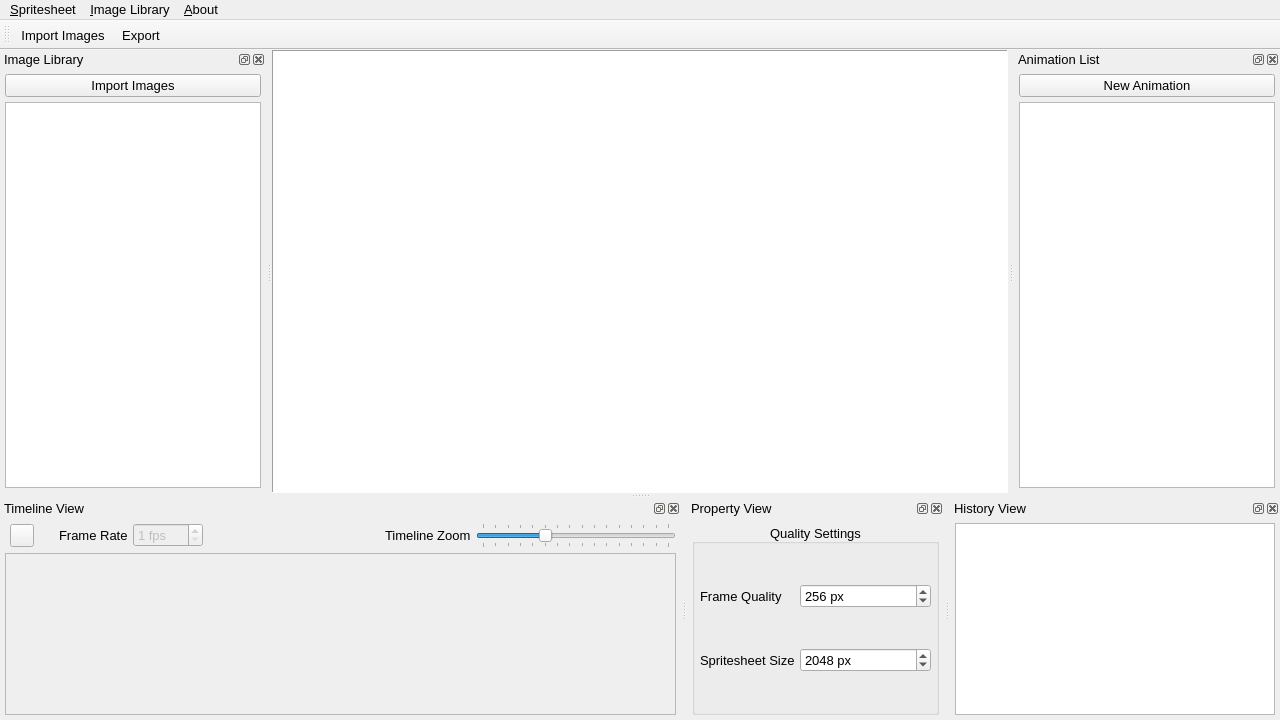
<?xml version="1.0" encoding="UTF-8"?>
<ui version="4.0">
 <class>MainWindow</class>
 <widget class="QMainWindow" name="MainWindow">
  <property name="geometry">
   <rect>
    <x>0</x>
    <y>0</y>
    <width>1280</width>
    <height>720</height>
   </rect>
  </property>
  <property name="font">
   <font>
    <family>Segoe UI</family>
    <pointsize>10</pointsize>
    <weight>50</weight>
    <bold>false</bold>
   </font>
  </property>
  <property name="windowTitle">
   <string> [*] - SR Spritesheet Manager v2020.07.1</string>
  </property>
  <property name="windowIcon">
   <iconset resource="../Resources/ResourceFile.qrc">
    <normaloff>:/Res/Images/icon.png</normaloff>:/Res/Images/icon.png</iconset>
  </property>
  <property name="dockNestingEnabled">
   <bool>true</bool>
  </property>
  <property name="dockOptions">
   <set>QMainWindow::AllowNestedDocks|QMainWindow::AllowTabbedDocks|QMainWindow::AnimatedDocks|QMainWindow::GroupedDragging</set>
  </property>
  <property name="unifiedTitleAndToolBarOnMac">
   <bool>true</bool>
  </property>
  <widget class="QWidget" name="centralWidget">
   <layout class="QGridLayout" name="gridLayout">
    <property name="leftMargin">
     <number>0</number>
    </property>
    <property name="topMargin">
     <number>0</number>
    </property>
    <property name="rightMargin">
     <number>0</number>
    </property>
    <property name="bottomMargin">
     <number>0</number>
    </property>
    <property name="spacing">
     <number>0</number>
    </property>
    <item row="1" column="0">
     <widget class="AnimationPreview" name="m_GfxPreview">
      <property name="frameShape">
       <enum>QFrame::Panel</enum>
      </property>
      <property name="frameShadow">
       <enum>QFrame::Sunken</enum>
      </property>
      <property name="lineWidth">
       <number>1</number>
      </property>
      <property name="midLineWidth">
       <number>1</number>
      </property>
      <property name="verticalScrollBarPolicy">
       <enum>Qt::ScrollBarAlwaysOff</enum>
      </property>
      <property name="horizontalScrollBarPolicy">
       <enum>Qt::ScrollBarAlwaysOff</enum>
      </property>
      <property name="sizeAdjustPolicy">
       <enum>QAbstractScrollArea::AdjustToContentsOnFirstShow</enum>
      </property>
      <property name="viewportUpdateMode">
       <enum>QGraphicsView::FullViewportUpdate</enum>
      </property>
     </widget>
    </item>
   </layout>
  </widget>
  <widget class="QDockWidget" name="m_DockImageLibraryView">
   <property name="features">
    <set>QDockWidget::AllDockWidgetFeatures</set>
   </property>
   <property name="windowTitle">
    <string>Image Library</string>
   </property>
   <attribute name="dockWidgetArea">
    <number>1</number>
   </attribute>
   <widget class="QWidget" name="dockWidgetContents">
    <layout class="QGridLayout" name="gridLayout_2">
     <property name="leftMargin">
      <number>5</number>
     </property>
     <property name="topMargin">
      <number>5</number>
     </property>
     <property name="rightMargin">
      <number>5</number>
     </property>
     <property name="bottomMargin">
      <number>5</number>
     </property>
     <property name="spacing">
      <number>5</number>
     </property>
     <item row="1" column="0">
      <widget class="ImageLibrary" name="m_ImageLibrary">
       <property name="contextMenuPolicy">
        <enum>Qt::CustomContextMenu</enum>
       </property>
       <property name="frameShadow">
        <enum>QFrame::Plain</enum>
       </property>
       <property name="lineWidth">
        <number>2</number>
       </property>
       <property name="dragEnabled">
        <bool>true</bool>
       </property>
       <property name="dragDropOverwriteMode">
        <bool>false</bool>
       </property>
       <property name="dragDropMode">
        <enum>QAbstractItemView::InternalMove</enum>
       </property>
       <property name="defaultDropAction">
        <enum>Qt::TargetMoveAction</enum>
       </property>
       <property name="alternatingRowColors">
        <bool>true</bool>
       </property>
       <property name="selectionMode">
        <enum>QAbstractItemView::ExtendedSelection</enum>
       </property>
       <property name="uniformRowHeights">
        <bool>true</bool>
       </property>
       <property name="animated">
        <bool>true</bool>
       </property>
       <property name="headerHidden">
        <bool>true</bool>
       </property>
       <column>
        <property name="text">
         <string>Images</string>
        </property>
       </column>
      </widget>
     </item>
     <item row="0" column="0">
      <widget class="QPushButton" name="m_BtnImportImages">
       <property name="text">
        <string>Import Images</string>
       </property>
      </widget>
     </item>
    </layout>
   </widget>
  </widget>
  <widget class="QDockWidget" name="m_AnimationListDock">
   <property name="features">
    <set>QDockWidget::AllDockWidgetFeatures</set>
   </property>
   <property name="windowTitle">
    <string>Animation List</string>
   </property>
   <attribute name="dockWidgetArea">
    <number>2</number>
   </attribute>
   <widget class="QWidget" name="dockWidgetContents_3">
    <layout class="QGridLayout" name="gridLayout_4">
     <property name="leftMargin">
      <number>5</number>
     </property>
     <property name="topMargin">
      <number>5</number>
     </property>
     <property name="rightMargin">
      <number>5</number>
     </property>
     <property name="bottomMargin">
      <number>5</number>
     </property>
     <property name="spacing">
      <number>5</number>
     </property>
     <item row="1" column="0">
      <widget class="QListView" name="m_AnimationList">
       <property name="contextMenuPolicy">
        <enum>Qt::CustomContextMenu</enum>
       </property>
       <property name="editTriggers">
        <set>QAbstractItemView::NoEditTriggers</set>
       </property>
       <property name="dragDropMode">
        <enum>QAbstractItemView::NoDragDrop</enum>
       </property>
       <property name="defaultDropAction">
        <enum>Qt::IgnoreAction</enum>
       </property>
       <property name="alternatingRowColors">
        <bool>false</bool>
       </property>
       <property name="selectionBehavior">
        <enum>QAbstractItemView::SelectRows</enum>
       </property>
       <property name="resizeMode">
        <enum>QListView::Adjust</enum>
       </property>
       <property name="uniformItemSizes">
        <bool>false</bool>
       </property>
       <property name="selectionRectVisible">
        <bool>false</bool>
       </property>
      </widget>
     </item>
     <item row="0" column="0">
      <widget class="QPushButton" name="m_BtnAddAnimation">
       <property name="text">
        <string>New Animation</string>
       </property>
      </widget>
     </item>
    </layout>
   </widget>
  </widget>
  <widget class="QMenuBar" name="menuBar">
   <property name="geometry">
    <rect>
     <x>0</x>
     <y>0</y>
     <width>1280</width>
     <height>23</height>
    </rect>
   </property>
   <property name="font">
    <font>
     <family>Segoe UI</family>
     <pointsize>10</pointsize>
     <weight>50</weight>
     <italic>false</italic>
     <bold>false</bold>
     <underline>false</underline>
    </font>
   </property>
   <widget class="QMenu" name="menuImageLibrary">
    <property name="title">
     <string>&amp;Image Library</string>
    </property>
    <addaction name="m_ActionImageLibraryNewFolder"/>
    <addaction name="m_ActionImportImages"/>
   </widget>
   <widget class="QMenu" name="menuProject">
    <property name="title">
     <string>&amp;Spritesheet</string>
    </property>
    <property name="separatorsCollapsible">
     <bool>true</bool>
    </property>
    <property name="toolTipsVisible">
     <bool>false</bool>
    </property>
    <addaction name="m_ActionNewAnimation"/>
    <addaction name="m_ActionProjectRename"/>
    <addaction name="separator"/>
    <addaction name="separator"/>
    <addaction name="m_ActionProjectSave"/>
    <addaction name="m_ActionExportSpritesheet"/>
   </widget>
   <widget class="QMenu" name="menuAbout">
    <property name="title">
     <string>&amp;About</string>
    </property>
    <property name="toolTipsVisible">
     <bool>true</bool>
    </property>
    <addaction name="m_ActionShowWelcomeScreen"/>
    <addaction name="m_ActionAboutQt"/>
   </widget>
   <addaction name="menuProject"/>
   <addaction name="menuImageLibrary"/>
   <addaction name="menuAbout"/>
  </widget>
  <widget class="QDockWidget" name="m_DockTimelineView">
   <property name="sizePolicy">
    <sizepolicy hsizetype="MinimumExpanding" vsizetype="MinimumExpanding">
     <horstretch>0</horstretch>
     <verstretch>0</verstretch>
    </sizepolicy>
   </property>
   <property name="acceptDrops">
    <bool>true</bool>
   </property>
   <property name="features">
    <set>QDockWidget::AllDockWidgetFeatures</set>
   </property>
   <property name="windowTitle">
    <string>Timeline View</string>
   </property>
   <attribute name="dockWidgetArea">
    <number>8</number>
   </attribute>
   <widget class="QWidget" name="dockWidgetContents_5">
    <layout class="QGridLayout" name="gridLayout_8">
     <property name="leftMargin">
      <number>0</number>
     </property>
     <property name="topMargin">
      <number>0</number>
     </property>
     <property name="rightMargin">
      <number>0</number>
     </property>
     <property name="bottomMargin">
      <number>0</number>
     </property>
     <property name="spacing">
      <number>0</number>
     </property>
     <item row="0" column="0">
      <widget class="QSplitter" name="splitter">
       <property name="orientation">
        <enum>Qt::Horizontal</enum>
       </property>
       <widget class="QWidget" name="m_HolderTimeline" native="true">
        <layout class="QGridLayout" name="gridLayout_6">
         <property name="leftMargin">
          <number>5</number>
         </property>
         <property name="topMargin">
          <number>5</number>
         </property>
         <property name="rightMargin">
          <number>5</number>
         </property>
         <property name="bottomMargin">
          <number>5</number>
         </property>
         <property name="spacing">
          <number>5</number>
         </property>
         <item row="0" column="1">
          <widget class="QToolButton" name="m_TimelinePlayButton">
           <property name="text">
            <string/>
           </property>
          </widget>
         </item>
         <item row="0" column="3">
          <widget class="QLabel" name="label_3">
           <property name="text">
            <string>Frame Rate</string>
           </property>
          </widget>
         </item>
         <item row="1" column="0" colspan="8">
          <widget class="QScrollArea" name="m_Timeline">
           <property name="verticalScrollBarPolicy">
            <enum>Qt::ScrollBarAlwaysOff</enum>
           </property>
           <property name="horizontalScrollBarPolicy">
            <enum>Qt::ScrollBarAsNeeded</enum>
           </property>
           <property name="sizeAdjustPolicy">
            <enum>QAbstractScrollArea::AdjustToContents</enum>
           </property>
           <property name="widgetResizable">
            <bool>true</bool>
           </property>
           <property name="alignment">
            <set>Qt::AlignCenter</set>
           </property>
           <widget class="Timeline" name="m_TimelineFrames">
            <property name="geometry">
             <rect>
              <x>0</x>
              <y>0</y>
              <width>675</width>
              <height>159</height>
             </rect>
            </property>
            <property name="sizePolicy">
             <sizepolicy hsizetype="Preferred" vsizetype="Expanding">
              <horstretch>0</horstretch>
              <verstretch>0</verstretch>
             </sizepolicy>
            </property>
           </widget>
          </widget>
         </item>
         <item row="0" column="4">
          <widget class="QSpinBox" name="m_TimelineFpsSpinbox">
           <property name="enabled">
            <bool>false</bool>
           </property>
           <property name="suffix">
            <string> fps</string>
           </property>
           <property name="minimum">
            <number>1</number>
           </property>
           <property name="maximum">
            <number>240</number>
           </property>
          </widget>
         </item>
         <item row="0" column="2">
          <spacer name="horizontalSpacer">
           <property name="orientation">
            <enum>Qt::Horizontal</enum>
           </property>
           <property name="sizeType">
            <enum>QSizePolicy::Fixed</enum>
           </property>
           <property name="sizeHint" stdset="0">
            <size>
             <width>15</width>
             <height>20</height>
            </size>
           </property>
          </spacer>
         </item>
         <item row="0" column="5">
          <spacer name="horizontalSpacer_2">
           <property name="orientation">
            <enum>Qt::Horizontal</enum>
           </property>
           <property name="sizeHint" stdset="0">
            <size>
             <width>40</width>
             <height>20</height>
            </size>
           </property>
          </spacer>
         </item>
         <item row="0" column="7">
          <widget class="QSlider" name="m_TimelineFrameSizeSlider">
           <property name="sizePolicy">
            <sizepolicy hsizetype="Preferred" vsizetype="Fixed">
             <horstretch>0</horstretch>
             <verstretch>0</verstretch>
            </sizepolicy>
           </property>
           <property name="minimumSize">
            <size>
             <width>200</width>
             <height>0</height>
            </size>
           </property>
           <property name="minimum">
            <number>50</number>
           </property>
           <property name="maximum">
            <number>200</number>
           </property>
           <property name="value">
            <number>100</number>
           </property>
           <property name="orientation">
            <enum>Qt::Horizontal</enum>
           </property>
           <property name="invertedAppearance">
            <bool>false</bool>
           </property>
           <property name="tickPosition">
            <enum>QSlider::TicksBothSides</enum>
           </property>
           <property name="tickInterval">
            <number>10</number>
           </property>
          </widget>
         </item>
         <item row="0" column="6">
          <widget class="QLabel" name="label_2">
           <property name="text">
            <string>Timeline Zoom</string>
           </property>
          </widget>
         </item>
        </layout>
       </widget>
      </widget>
     </item>
    </layout>
   </widget>
  </widget>
  <widget class="QDockWidget" name="m_DockPropertyView">
   <property name="enabled">
    <bool>true</bool>
   </property>
   <property name="sizePolicy">
    <sizepolicy hsizetype="Minimum" vsizetype="Minimum">
     <horstretch>0</horstretch>
     <verstretch>0</verstretch>
    </sizepolicy>
   </property>
   <property name="features">
    <set>QDockWidget::AllDockWidgetFeatures</set>
   </property>
   <property name="windowTitle">
    <string>Property View</string>
   </property>
   <attribute name="dockWidgetArea">
    <number>8</number>
   </attribute>
   <widget class="QWidget" name="dockWidgetContents_2">
    <property name="sizePolicy">
     <sizepolicy hsizetype="Minimum" vsizetype="Minimum">
      <horstretch>0</horstretch>
      <verstretch>0</verstretch>
     </sizepolicy>
    </property>
    <layout class="QGridLayout" name="gridLayout_3">
     <property name="leftMargin">
      <number>5</number>
     </property>
     <property name="topMargin">
      <number>5</number>
     </property>
     <property name="rightMargin">
      <number>5</number>
     </property>
     <property name="bottomMargin">
      <number>5</number>
     </property>
     <property name="spacing">
      <number>5</number>
     </property>
     <item row="0" column="0">
      <widget class="QGroupBox" name="m_SpritesheetSettings">
       <property name="sizePolicy">
        <sizepolicy hsizetype="Minimum" vsizetype="Minimum">
         <horstretch>0</horstretch>
         <verstretch>0</verstretch>
        </sizepolicy>
       </property>
       <property name="title">
        <string>Quality Settings</string>
       </property>
       <property name="alignment">
        <set>Qt::AlignBottom|Qt::AlignHCenter</set>
       </property>
       <property name="flat">
        <bool>false</bool>
       </property>
       <property name="checkable">
        <bool>false</bool>
       </property>
       <layout class="QGridLayout" name="gridLayout_7">
        <property name="leftMargin">
         <number>5</number>
        </property>
        <property name="topMargin">
         <number>5</number>
        </property>
        <property name="rightMargin">
         <number>5</number>
        </property>
        <property name="bottomMargin">
         <number>5</number>
        </property>
        <property name="spacing">
         <number>5</number>
        </property>
        <item row="1" column="0">
         <widget class="QLabel" name="m_ImageSizeLabel">
          <property name="text">
           <string>Spritesheet Size</string>
          </property>
         </widget>
        </item>
        <item row="1" column="1">
         <widget class="QSpinBox" name="m_QualitySpritesheetSize">
          <property name="sizePolicy">
           <sizepolicy hsizetype="Expanding" vsizetype="Fixed">
            <horstretch>0</horstretch>
            <verstretch>0</verstretch>
           </sizepolicy>
          </property>
          <property name="suffix">
           <string> px</string>
          </property>
          <property name="minimum">
           <number>512</number>
          </property>
          <property name="maximum">
           <number>16384</number>
          </property>
          <property name="singleStep">
           <number>512</number>
          </property>
          <property name="stepType">
           <enum>QAbstractSpinBox::DefaultStepType</enum>
          </property>
          <property name="value">
           <number>2048</number>
          </property>
         </widget>
        </item>
        <item row="0" column="1">
         <widget class="QSpinBox" name="m_QualityFrameSize">
          <property name="suffix">
           <string> px</string>
          </property>
          <property name="minimum">
           <number>16</number>
          </property>
          <property name="maximum">
           <number>16384</number>
          </property>
          <property name="singleStep">
           <number>32</number>
          </property>
          <property name="value">
           <number>256</number>
          </property>
         </widget>
        </item>
        <item row="0" column="0">
         <widget class="QLabel" name="m_FrameSizeLabel">
          <property name="text">
           <string>Frame Quality</string>
          </property>
         </widget>
        </item>
       </layout>
      </widget>
     </item>
    </layout>
   </widget>
  </widget>
  <widget class="QDockWidget" name="m_DockHistoryView">
   <property name="features">
    <set>QDockWidget::AllDockWidgetFeatures</set>
   </property>
   <property name="windowTitle">
    <string>History View</string>
   </property>
   <attribute name="dockWidgetArea">
    <number>8</number>
   </attribute>
   <widget class="QWidget" name="dockWidgetContents_4">
    <layout class="QGridLayout" name="gridLayout_5">
     <property name="leftMargin">
      <number>5</number>
     </property>
     <property name="topMargin">
      <number>5</number>
     </property>
     <property name="rightMargin">
      <number>5</number>
     </property>
     <property name="bottomMargin">
      <number>5</number>
     </property>
     <property name="spacing">
      <number>5</number>
     </property>
     <item row="0" column="0">
      <widget class="QUndoView" name="m_UndoView"/>
     </item>
    </layout>
   </widget>
  </widget>
  <widget class="QToolBar" name="toolBar">
   <property name="windowTitle">
    <string>toolBar</string>
   </property>
   <attribute name="toolBarArea">
    <enum>TopToolBarArea</enum>
   </attribute>
   <attribute name="toolBarBreak">
    <bool>false</bool>
   </attribute>
   <addaction name="m_ActionImportImages"/>
   <addaction name="m_ActionExportSpritesheet"/>
  </widget>
  <action name="m_ActionProjectSave">
   <property name="icon">
    <iconset resource="../Resources/ResourceFile.qrc">
     <normaloff>:/Res/Images/Icons/save.png</normaloff>:/Res/Images/Icons/save.png</iconset>
   </property>
   <property name="text">
    <string>Save</string>
   </property>
   <property name="toolTip">
    <string>Saved the currently open project.</string>
   </property>
   <property name="shortcut">
    <string>Ctrl+S</string>
   </property>
  </action>
  <action name="m_ActionImportImages">
   <property name="text">
    <string>Import Images</string>
   </property>
   <property name="shortcut">
    <string>Ctrl+I</string>
   </property>
  </action>
  <action name="m_ActionImageLibraryNewFolder">
   <property name="text">
    <string>New Folder</string>
   </property>
   <property name="shortcut">
    <string>Ctrl+Shift+I</string>
   </property>
  </action>
  <action name="m_ActionProjectRename">
   <property name="text">
    <string>Rename Project</string>
   </property>
   <property name="shortcut">
    <string>Ctrl+R</string>
   </property>
  </action>
  <action name="m_ActionShowWelcomeScreen">
   <property name="icon">
    <iconset resource="../Resources/ResourceFile.qrc">
     <normaloff>:/Res/Images/reefy_profile_no_bg.png</normaloff>:/Res/Images/reefy_profile_no_bg.png</iconset>
   </property>
   <property name="text">
    <string>Show Welcome Screen</string>
   </property>
   <property name="shortcut">
    <string>Ctrl+W</string>
   </property>
  </action>
  <action name="m_ActionNewAnimation">
   <property name="text">
    <string>New Animation</string>
   </property>
   <property name="shortcut">
    <string>Ctrl+N</string>
   </property>
  </action>
  <action name="m_ActionAboutQt">
   <property name="text">
    <string>About Qt</string>
   </property>
   <property name="shortcut">
    <string>Ctrl+Shift+W</string>
   </property>
  </action>
  <action name="m_ActionExportSpritesheet">
   <property name="text">
    <string>Export</string>
   </property>
   <property name="toolTip">
    <string>Export</string>
   </property>
   <property name="shortcut">
    <string>Ctrl+E</string>
   </property>
  </action>
  <zorder>m_DockTimelineView</zorder>
  <zorder>m_DockHistoryView</zorder>
  <zorder>m_AnimationListDock</zorder>
  <zorder>m_DockPropertyView</zorder>
 </widget>
 <layoutdefault spacing="6" margin="11"/>
 <customwidgets>
  <customwidget>
   <class>AnimationPreview</class>
   <extends>QGraphicsView</extends>
   <header>UI/srsm_animation_preview.hpp</header>
  </customwidget>
  <customwidget>
   <class>ImageLibrary</class>
   <extends>QTreeWidget</extends>
   <header>UI/srsm_image_library.hpp</header>
   <slots>
    <slot>onImportImages()</slot>
   </slots>
  </customwidget>
  <customwidget>
   <class>Timeline</class>
   <extends>QWidget</extends>
   <header>UI/srsm_timeline.hpp</header>
   <container>1</container>
   <slots>
    <slot>onFrameSizeSet(int)</slot>
   </slots>
  </customwidget>
 </customwidgets>
 <resources>
  <include location="../Resources/ResourceFile.qrc"/>
 </resources>
 <connections>
  <connection>
   <sender>m_ActionProjectSave</sender>
   <signal>triggered()</signal>
   <receiver>MainWindow</receiver>
   <slot>onSaveProject()</slot>
   <hints>
    <hint type="sourcelabel">
     <x>-1</x>
     <y>-1</y>
    </hint>
    <hint type="destinationlabel">
     <x>639</x>
     <y>359</y>
    </hint>
   </hints>
  </connection>
  <connection>
   <sender>m_ActionShowWelcomeScreen</sender>
   <signal>triggered()</signal>
   <receiver>MainWindow</receiver>
   <slot>onShowWelcomeScreen()</slot>
   <hints>
    <hint type="sourcelabel">
     <x>-1</x>
     <y>-1</y>
    </hint>
    <hint type="destinationlabel">
     <x>639</x>
     <y>359</y>
    </hint>
   </hints>
  </connection>
  <connection>
   <sender>m_BtnImportImages</sender>
   <signal>clicked()</signal>
   <receiver>m_ActionImportImages</receiver>
   <slot>trigger()</slot>
   <hints>
    <hint type="sourcelabel">
     <x>132</x>
     <y>93</y>
    </hint>
    <hint type="destinationlabel">
     <x>-1</x>
     <y>-1</y>
    </hint>
   </hints>
  </connection>
  <connection>
   <sender>m_ActionNewAnimation</sender>
   <signal>triggered()</signal>
   <receiver>MainWindow</receiver>
   <slot>onAnimationNew()</slot>
   <hints>
    <hint type="sourcelabel">
     <x>-1</x>
     <y>-1</y>
    </hint>
    <hint type="destinationlabel">
     <x>639</x>
     <y>359</y>
    </hint>
   </hints>
  </connection>
  <connection>
   <sender>m_BtnAddAnimation</sender>
   <signal>clicked()</signal>
   <receiver>m_ActionNewAnimation</receiver>
   <slot>trigger()</slot>
   <hints>
    <hint type="sourcelabel">
     <x>172</x>
     <y>405</y>
    </hint>
    <hint type="destinationlabel">
     <x>-1</x>
     <y>-1</y>
    </hint>
   </hints>
  </connection>
 </connections>
 <slots>
  <slot>onFileOpenClick()</slot>
  <slot>onSaveProject()</slot>
  <slot>onShowWelcomeScreen()</slot>
  <slot>onAnimationNew()</slot>
  <slot>onFrameSelected(QModelIndex)</slot>
 </slots>
</ui>
